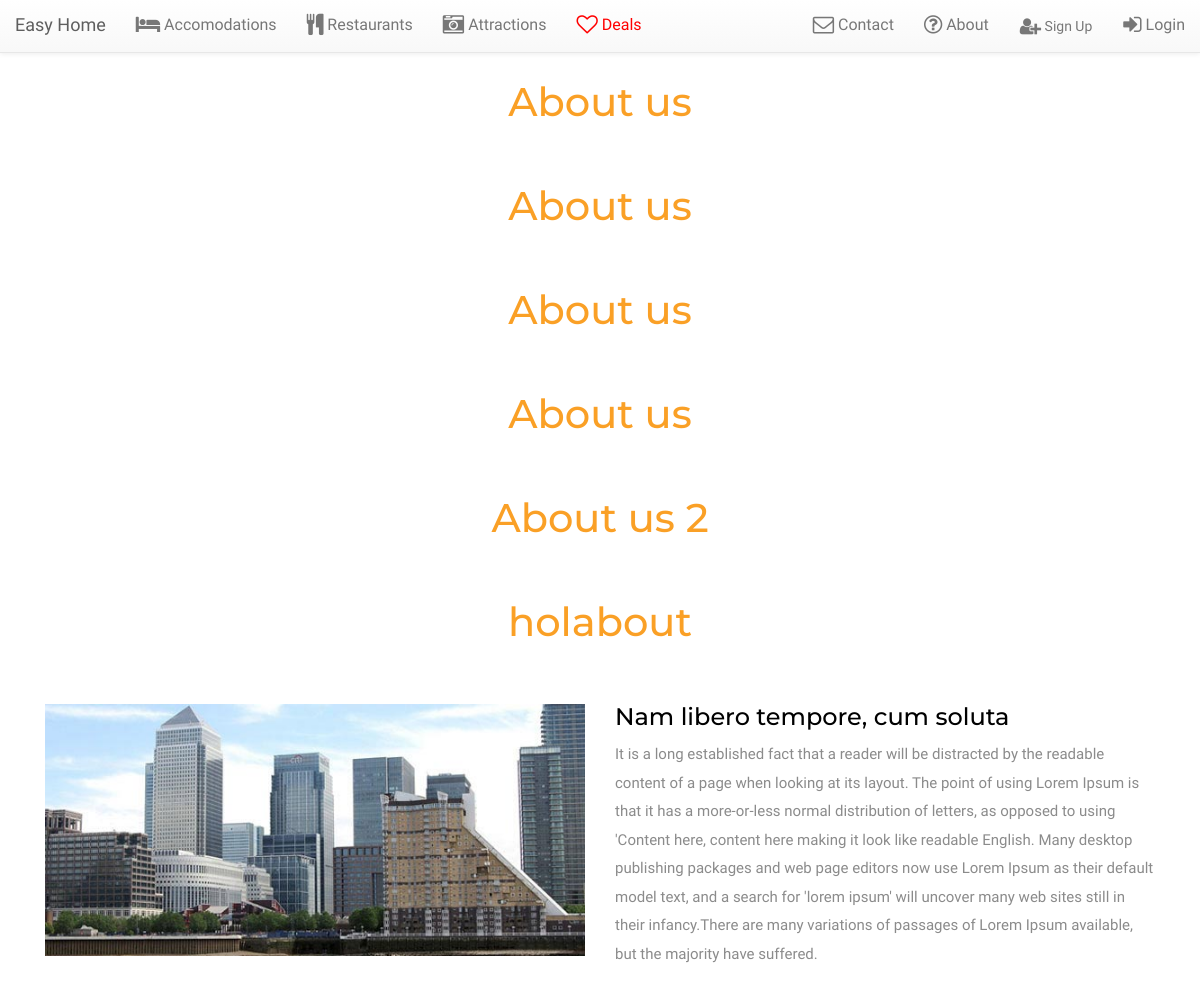
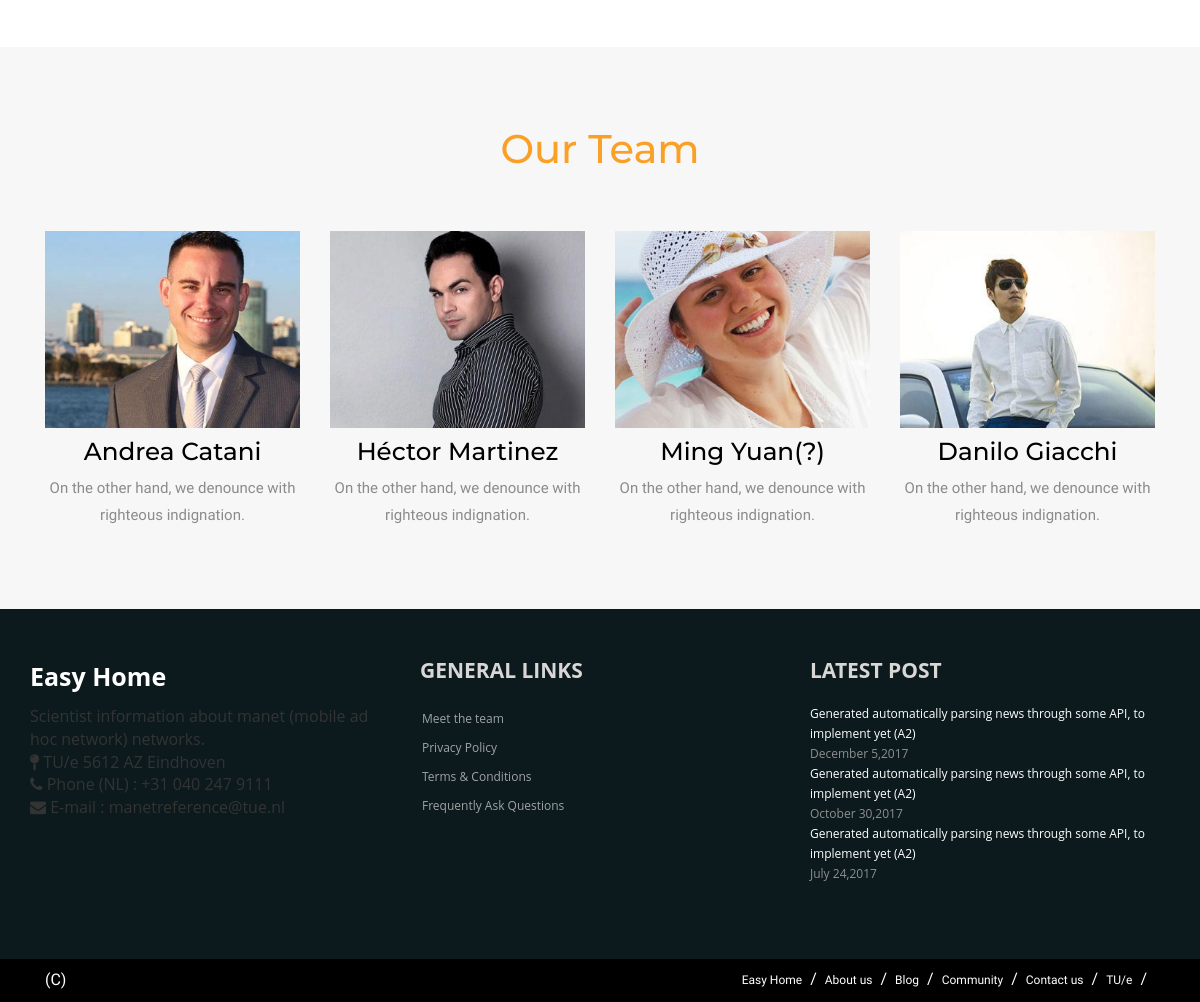
/about, run on the app's committed database (2 pictures, top to bottom).
### backend/models.py (models this page shows)
class About_PageTitle(models.Model):
	author = models.ForeignKey('auth.User',on_delete=models.CASCADE)
	title = models.CharField(max_length=200)
	created_date = models.DateTimeField(
			default=timezone.now)
	published_date = models.DateTimeField(
			blank=True, null=True)

### frontend/views.py (the view)
# urls.py: url(r'^about$', views.frontend_about, name='frontend_about'),
def frontend_about(request):
	pageTitles = About_PageTitle.objects.filter(published_date__lte=timezone.now()).order_by('published_date')
	presentations = About_PresentationText.objects.filter(published_date__lte=timezone.now()).order_by('published_date')
	teams = About_TeamTitle.objects.filter(published_date__lte=timezone.now()).order_by('published_date')
	memberones = About_MemberOne.objects.filter(published_date__lte=timezone.now()).order_by('published_date')
	membertwos = About_MemberTwo.objects.filter(published_date__lte=timezone.now()).order_by('published_date')
	memberthrees = About_MemberThree.objects.filter(published_date__lte=timezone.now()).order_by('published_date')
	return render(request, 'frontend/about.html', {'pageTitles': pageTitles, 'presentations': presentations, 'teams':teams, 'memberones':memberones, 'membertwos':membertwos, 'memberthrees':memberthrees})

### frontend/templates/frontend/about.html (shortened to what this page needs)
{% extends 'frontend/index.html' %}
{% load staticfiles %}
{% block content %}
<section id="main">
<div class="about">
	<div class="container">
		<div class="about-main">
			{% for pageTitle in pageTitles %}
				<h4>{{ pageTitle.title }}</h4>
			{% endfor %}
			<div class="col-md-6 about-left">
				<a href="single.html"><img src="images/ab.jpg" alt="" class="img-responsive"></a>
			</div>
			<div class="col-md-6 about-rigth">
				 <h3><a href="single.html">Nam libero tempore, cum soluta</a></h3>
				 <p>It is a long established fact that a reader will be distracted by the readable content of a page when looking at its layout. The point of using Lorem Ipsum is that it has a more-or-less normal distribution of letters, as opposed to using 'Content here, content here making it look like readable English. Many desktop publishing packages and web page editors now use Lorem Ipsum as their default model text, and a search for 'lorem ipsum' will uncover many web sites still in their infancy.There are many variations of passages of Lorem Ipsum available, but the majority have suffered.</p>
			</div>
		  <div class="clearfix"> </div>
		</div>
	</div>
</div>
<div class="team">
	<div class="container">
		<div class="team-main">
			<h4>Our Team</h4>
			<div class="col-md-3 team-grid">
				<img src="images/t1.jpg" alt="" class="img-responsive">
				<h3><a class="popup-with-zoom-anim" href="#small-dialog">Andrea Catani</a></h3>
				<p>On the other hand, we denounce with righteous indignation.</p>
			</div>
			<div class="col-md-3 team-grid">
				<img src="images/t2.jpg" alt="" class="img-responsive">
				<h3><a class="popup-with-zoom-anim" href="#small-dialog">Héctor Martinez</a></h3>
				<p>On the other hand, we denounce with righteous indignation.</p>
			</div>
			<div class="col-md-3 team-grid">
				<img src="images/t3.jpg" alt="" class="img-responsive">
				<h3><a class="popup-with-zoom-anim" href="#small-dialog">Ming Yuan(?)</a></h3>
				<p>On the other hand, we denounce with righteous indignation.</p>
			</div>
			<div class="col-md-3 team-grid">
				<img src="images/t4.jpg" alt="" class="img-responsive">
				<h3><a class="popup-with-zoom-anim" href="#small-dialog">Danilo Giacchi</a></h3>
				<p>On the other hand, we denounce with righteous indignation.</p>
			</div>
		</div>
	</div>
</div>
{% endblock %}

### frontend/templates/frontend/index.html (shortened to what this page needs)
{% load staticfiles %}
<!DOCTYPE html>
<html>
<head>
	<link rel="stylesheet" href="https://maxcdn.bootstrapcdn.com/bootstrap/3.3.7/css/bootstrap.min.css">
	<link rel="stylesheet" href="https://maxcdn.bootstrapcdn.com/bootstrap/3.3.7/css/bootstrap-theme.min.css">
	<link href="//netdna.bootstrapcdn.com/bootstrap/3.3.7/css/bootstrap.min.css" rel="stylesheet">
	<link rel="stylesheet" href="https://cdnjs.cloudflare.com/ajax/libs/font-awesome/4.7.0/css/font-awesome.min.css">
	<link href="{% static '../static/css/styleFront.css' %}" rel="stylesheet" type="text/css" media="all"/>
	<link href="{% static '../static/css/hover.css' %}" rel="stylesheet" media="all">
</head>
<body>
<nav class="navbar-default navbar navbar-fixed-top">
		<div class="container-fluid">
			<div class="navbar-header">
			<a class="navbar-brand" href="{% url 'frontend:frontend_home' %}">Easy Home</a>
			</div>
			<div class="collapse navbar-collapse" id="myNavbar">
				<ul class="nav navbar-nav">
					<li><a id="" href=""><i class="fa fa-bed fa-lg"></i> Accomodations</a></li>
					<li><a id="" href=""><i class="fa fa-cutlery fa-lg "></i> Restaurants</a></li>
					<li><a id="" href=""><i class="fa fa-camera-retro fa-lg"></i> Attractions</a></li>
					<li><a style="color:red" id="" href=""><i style="color:red" class="fa fa-heart-o fa-lg"></i> Deals</a></li>
				</ul>
				{% if user.is_authenticated %}
					<ul class="nav navbar-nav navbar-right">
						<li><a id="contact-form" href="{% url 'frontend:frontend_contact' %}"><i class="fa fa-envelope-o fa-lg"></i> Contact</a></li>
						<li><a id="about" href="{% url 'frontend:frontend_about' %}"><i class="fa fa-question-circle-o fa-lg"></i> About</a></li>
						<li><a id="login" href="{% url 'backend:backend_home' %}"><i class="fa fa-cogs fa-lg"></i> Backend</a></li>
						<li><a id="login" href="{% url 'frontend:logout' %}?next={% url 'frontend:frontend_home' %}"><i class="fa fa-sign-out fa-lg"></i> Log out</a></li>
					</ul>
				{% else %}
					<ul class="nav navbar-nav navbar-right">
						<li><a id="contact-form" href=""><i class="fa fa-envelope-o fa-lg"></i> Contact</a></li>
						<li><a id="about" href=""><i class="fa fa-question-circle-o fa-lg"></i> About</a></li>
						<li><a id="signup" class="btn" href="{% url 'backend:signup' %}"><i class="fa fa-user-plus fa-lg"></i> Sign Up</a></li>
						<li><a id="login" href="{% url 'frontend:login' %}"><i class="fa fa-sign-in fa-lg"></i> Login</a></li>
					</ul>
				{% endif %}
			</div>
		</div>
	</nav>
<section id="main">
{% block content %}
{% endblock %}
<footer>
		<div class="container">
			<div class="row">
				<div class="col-sm-4 paddingtop-bottom info-footer">
					<div class="logofooter">Easy Home</div>
					<p>Scientist information about manet (mobile ad hoc network) networks.</p>
					<p><i class="fa fa-map-pin"></i> TU/e 5612 AZ Eindhoven</p>
					<p><i class="fa fa-phone"></i> Phone (NL) : +31 040 247 9111</p>
					<p><i class="fa fa-envelope"></i> E-mail : manetreference@tue.nl</p>
				</div>
				<div class="col-sm-4 paddingtop-bottom">
					<h6 class="heading7">GENERAL LINKS</h6>
					<ul class="footer-ul">
						<li><a href="#">Meet the team</a></li>
						<li><a href="#">Privacy Policy</a></li>
						<li><a href="#">Terms & Conditions</a></li>
						<li><a href="#">Frequently Ask Questions</a></li>
					</ul>
				</div>
				<div class="col-sm-4 paddingtop-bottom">
					<h6 class="heading7">LATEST POST</h6>
					<div class="post">
						<p>Generated automatically parsing news through some API, to implement yet (A2) <span>December 5,2017</span></p>
						<p>Generated automatically parsing news through some API, to implement yet (A2) <span>October 30,2017</span></p>
						<p>Generated automatically parsing news through some API, to implement yet (A2) <span>July 24,2017</span></p>
					</div>
				</div>
			</div>
		</div>
	</footer>
	<div class="copyright">
		<div class="container">
			<div class="col-md-6">
				<p>(C) </p>
			</div>
			<div class="col-md-6">
				<ul class="bottom_ul">
					<li><a href="#">Easy Home</a></li>
					<li><a href="#">About us</a></li>
					<li><a href="#">Blog</a></li>
					<li><a href="#">Community</a></li>
					<li><a id="fContact" href="#">Contact us</a></li>
					<li><a href="https://tue.nl" target="_blank">TU/e</a></li>
				</ul>
			</div>
		</div>
	</div>
</body>
</html>

### frontend/static/css/styleFront.css (style rules this page uses)
h4, h5, h6, h1, h2, h3 { margin-top: 0; }
ul, ol { margin: 0; }
p { margin: 0; }
html, body { font-family: 'Hind', sans-serif; font-size: 100%; background:#fff; }
a { text-decoration: none; }
.about-main { padding: 5em 0px; }
.about-main h4 { font-size: 2.5em; color:#FAA026; text-align: center; margin: 0px 0px 1.5em 0px; font-family: 'Montserrat', sans-serif; }
.about-rigth h3 { font-size: 1.5em; font-weight: 500; }
.about-rigth h3 a { color: #000; text-decoration:none; font-family: 'Montserrat', sans-serif; }
.about-rigth p { font-size: 15px; font-weight: 400; line-height: 1.9em; color:#8B8B8B; }
.team { padding:5em 0px; background: rgba(153, 153, 153, 0.08); }
.team-grid { text-align: center; }
.team-grid h3 { font-size: 1.4em; font-weight: 500; margin: 10px 0px 10px 0px; font-family: 'Montserrat', sans-serif; }
.team-grid h3 a { color: #000; }
.team-main h4 { font-size: 2.5em; color:#FAA026; text-align: center; margin: 0px 0px 1.5em 0px; font-family: 'Montserrat', sans-serif; }
.team-grid p { font-size: 15px; font-weight: 400; color: #8B8B8B; line-height: 1.8em; }
a.popup-with-zoom-anim { outline: none; border: none; text-decoration: none; border-radius:4px; color:#fff; font-size:1.1em; }
footer { background-color:#0c1a1e; min-height:350px; font-family: 'Open Sans', sans-serif; }
.logofooter { margin-bottom:10px; font-size:25px; color:#fff; font-weight:700; }
.paddingtop-bottom { margin-top:50px; }
.footer-ul { list-style-type:none; padding-left:0px; margin-left:2px; }
.footer-ul li { line-height:29px; font-size:12px; }
.footer-ul li a { color:#a0a3a4; transition: color 0.2s linear 0s, background 0.2s linear 0s; }
.copyright { min-height:40px; background-color:#000000; }
.copyright p { text-align:left; color:#FFF; padding:10px 0; margin-bottom:0px; }
.heading7 { font-size:21px; font-weight:700; color:#d9d6d6; margin-bottom:22px; }
.post p { font-size:12px; color:#FFF; line-height:20px; }
.post p span { display:block; color:#8f8f8f; }
.bottom_ul { list-style-type:none; float:right; margin-bottom:0px; }
.bottom_ul li { float:left; line-height:40px; }
.bottom_ul li:after { content:"/"; color:#FFF; margin-right:8px; margin-left:8px; }
.bottom_ul li a { color:#FFF; font-size:12px; }

### data on the page
About_PageTitle: title "About us"
About_PageTitle: title "About us"
About_PageTitle: title "About us"
About_PageTitle: title "About us"
About_PageTitle: title "About us 2"
About_PageTitle: title "holabout"
